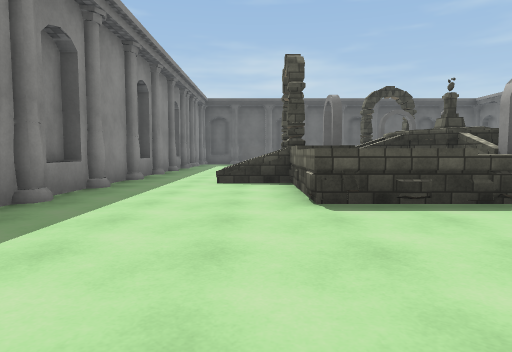
view 1 (above)

20 first-person views from a walk through a scene from a Unity 3-D project. The camera is 1.2 m above the floor, tilts 4° down and sees 75° across. The floor is counted in squares, 2 m on a side. Each view is taken from the middle of a square. On the plan, view 1 faces up. The plan holds only what a view shows up to about 10 squares ahead; the rest is blank. The place goes on beyond the plan. The player is left out. Some animated figures are left out. Surface patterns are stand-ins for the level's own textures.

view 2
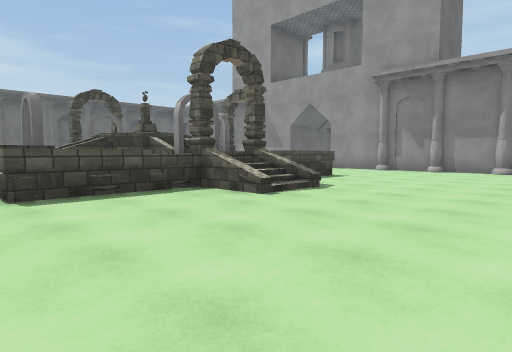

view 3
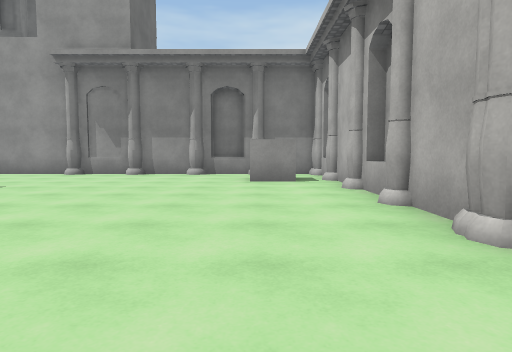

view 4
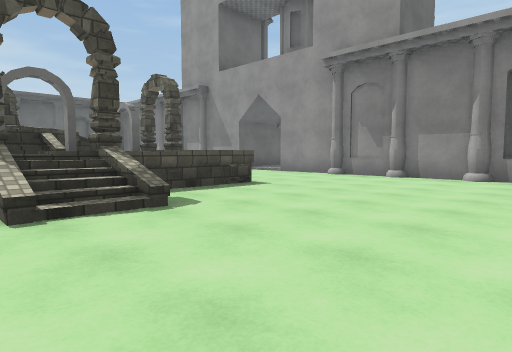

view 5
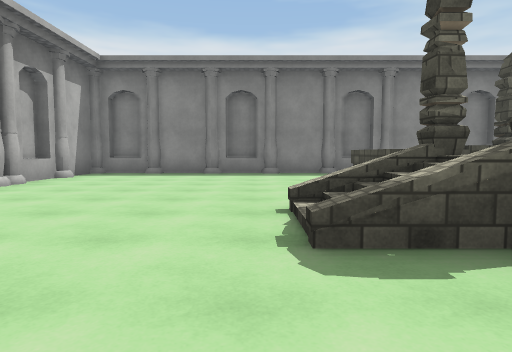

view 6
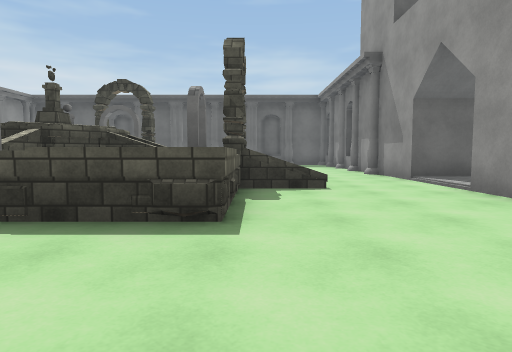

view 7
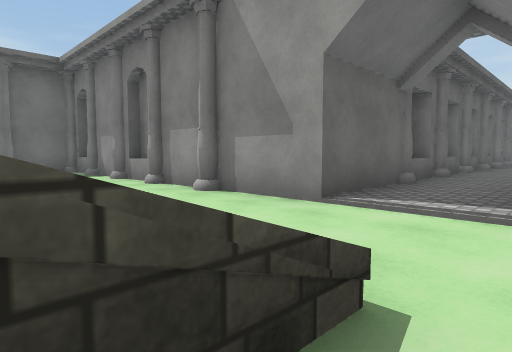

view 8
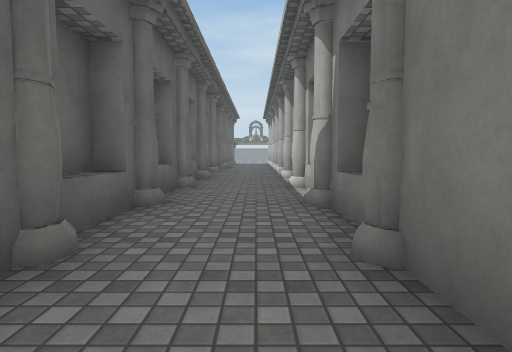

view 9
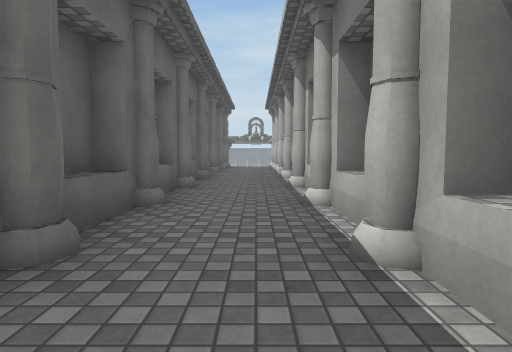

view 10
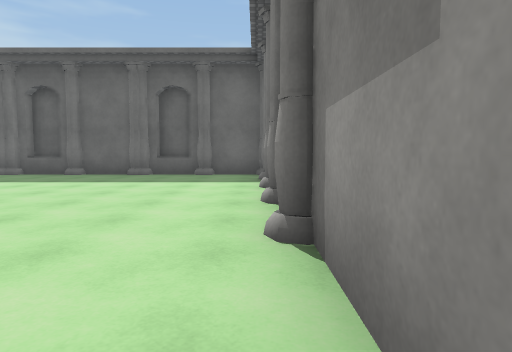

view 11
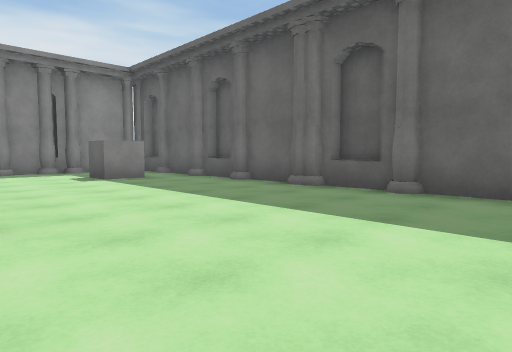

view 12
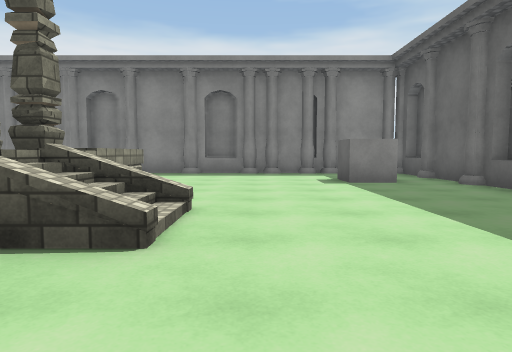

view 13
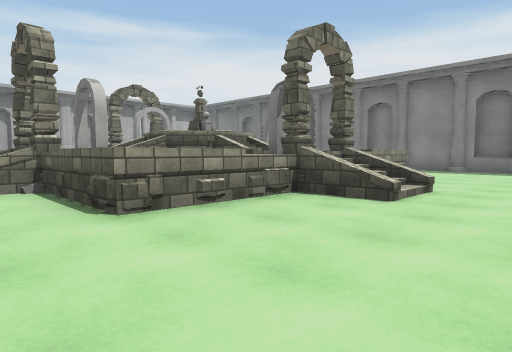

view 14
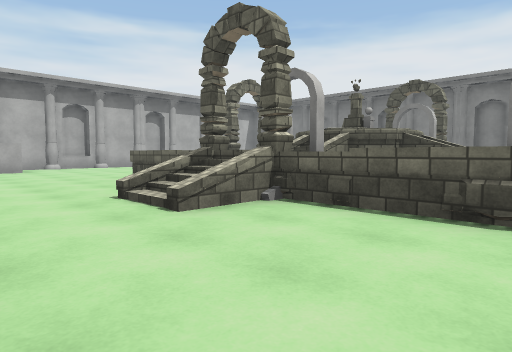

view 15
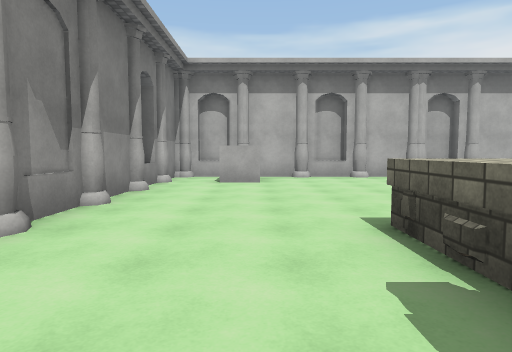

view 16
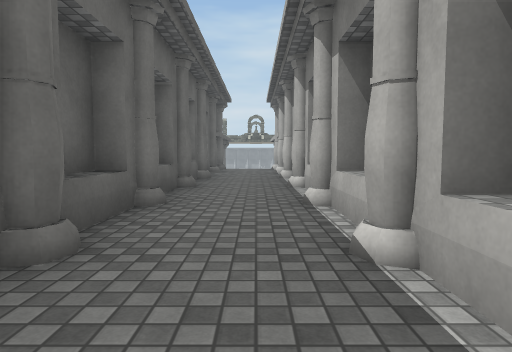

view 17
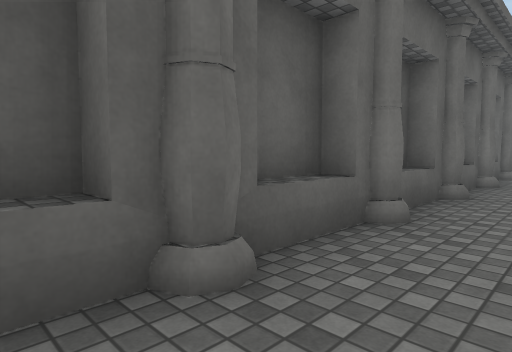

view 18
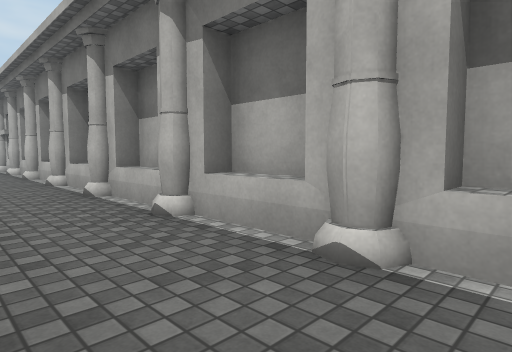

view 19
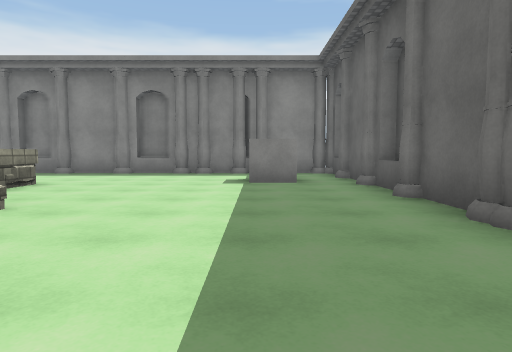

view 20
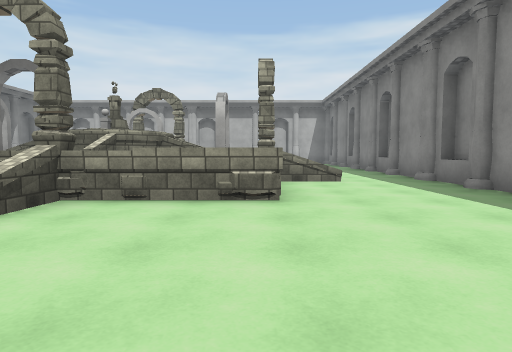

### Floor plan
Key: @ floor where view 1 was taken; # wall or solid block; x gap in a wall; . main floor; : floor 0.25 m higher than the main floor; + floor 1.25 m higher than the main floor; / step, stairs or slope; = window, fence, low wall or low ledge; ^ raised ledge; C cube.
Columns run from 3 left of view 1 to 26 right of it. Each row starts with its distance up from view 1.
 18 ### ##########
 17 #.####.#.#.#.##
 16 #..C...........
 15 #..C..........#
 14 #.............##
 13 #..............#
 12 #....../=......#
 11 #....x#=#......#
 10 #...+ ### #....#
  9 #...+  #=##....###############
  8 #./=## =#=#x=..::::::::::::::#
  7 #.//####=##//..:::::::::::::::
  6 #... =####=/...###############
  5 #...+#### #....#
  4 #...##=/###....#
  3 #....../=......#
  2 #.............##
  1 #.............##
  0 #..@...........#
 -1 #...........CC##
 -2 #...........CC#
 -3 #############^#

Positions as (right, up) in squares from view 1, and headings:
1: (0, 0), facing up
2: (0, -1), facing up-right
3: (2, -1), facing right
4: (3, -1), facing up-right
5: (7, 2), facing left
6: (8, 1), facing up
7: (8, 6), facing up-right
8: (12, 7), facing right
9: (16, 7), facing right
10: (11, 8), facing up
11: (8, 12), facing up-left
12: (7, 13), facing left
13: (9, 14), facing down-left
14: (11, 11), facing down-left
15: (9, 7), facing down
16: (18, 7), facing right
17: (19, 7), facing up-right
18: (17, 8), facing down-right
19: (7, 15), facing left
20: (1, 15), facing down
